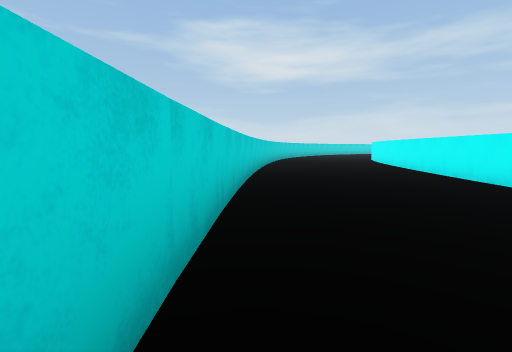
view 1 (above)

24 first-person views from a walk through a scene from a Unity 3-D project. The camera is 1.5 m above the floor, tilts 6° down and sees 85° across. The floor is counted in squares, 2 m on a side. Each view is taken from the middle of a square. On the plan, view 1 faces up. The plan holds only what a view shows up to about 10 squares ahead; the rest is blank. The place goes on beyond the plan.

view 2
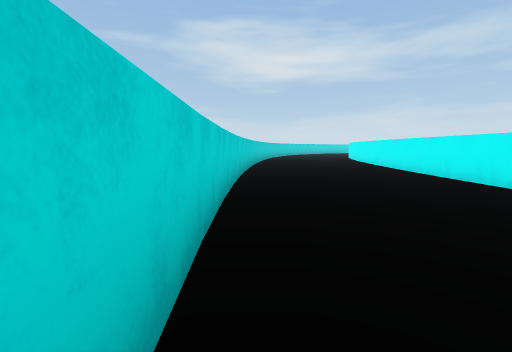

view 3
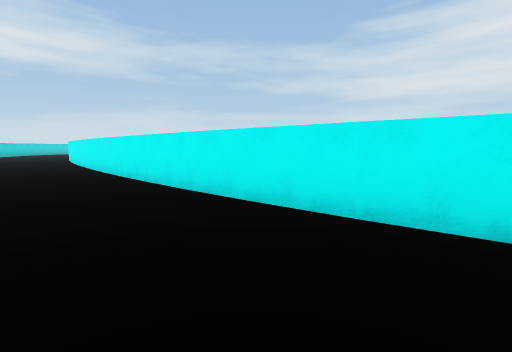

view 4
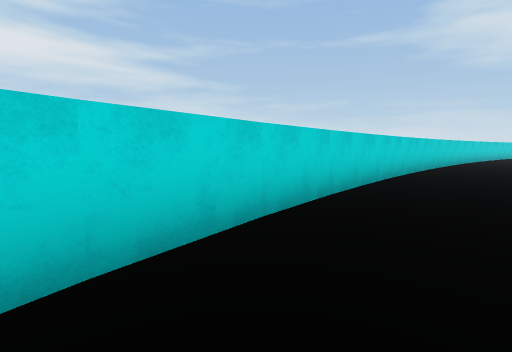

view 5
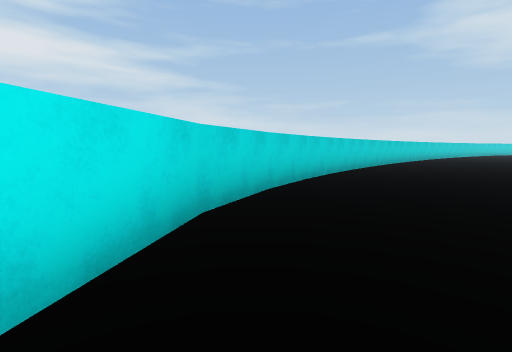

view 6
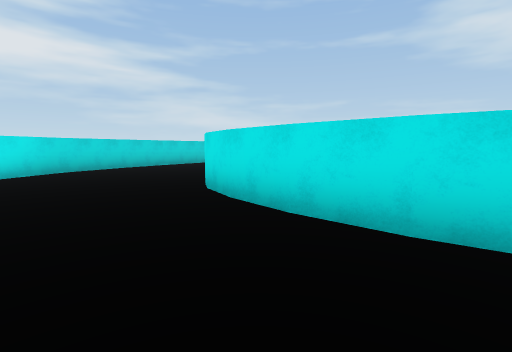

view 7
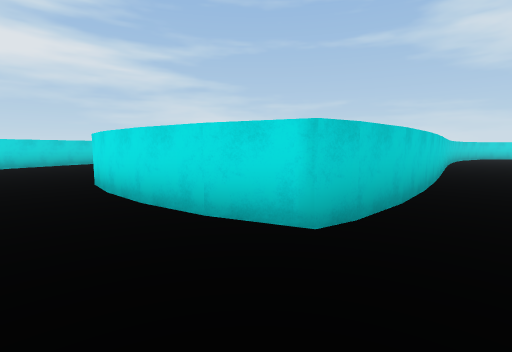

view 8
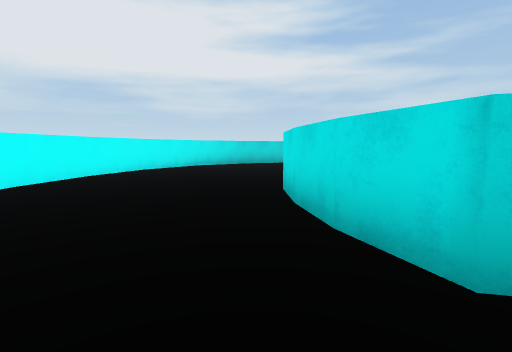

view 9
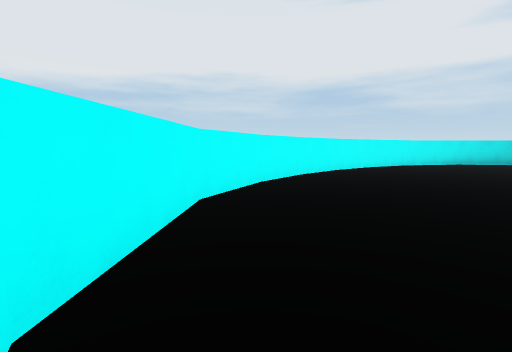

view 10
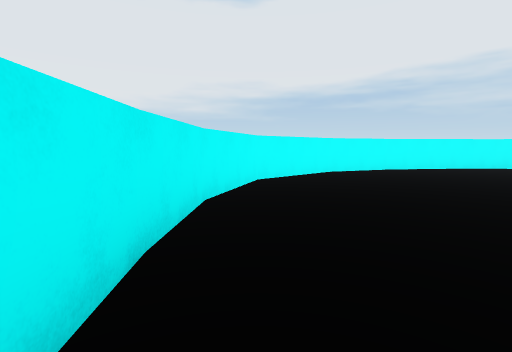

view 11
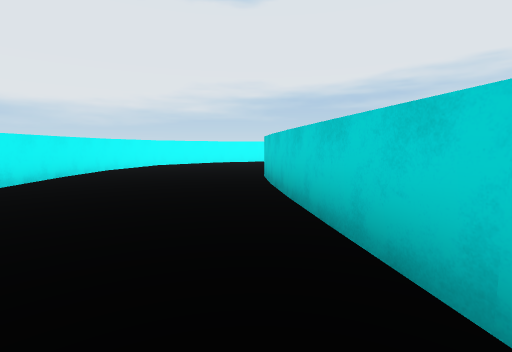

view 12
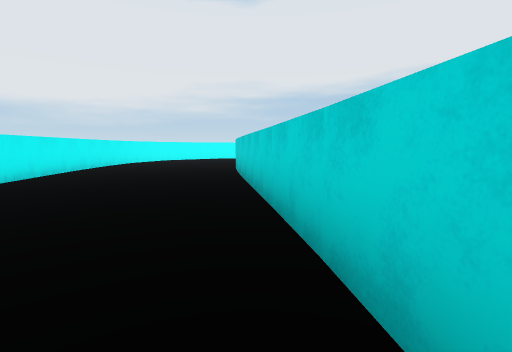

view 13
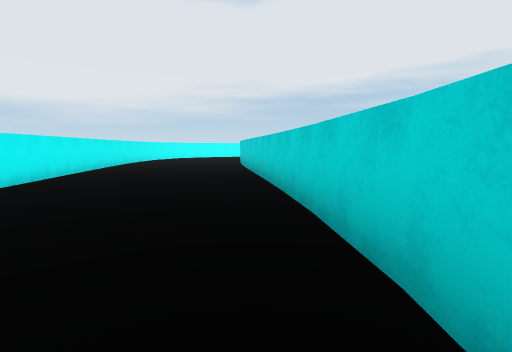

view 14
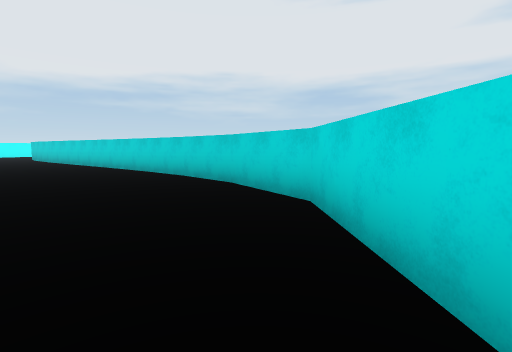

view 15
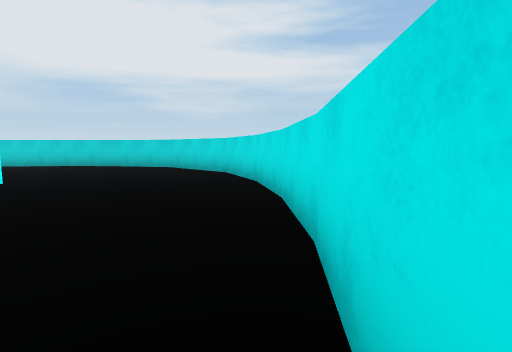

view 16
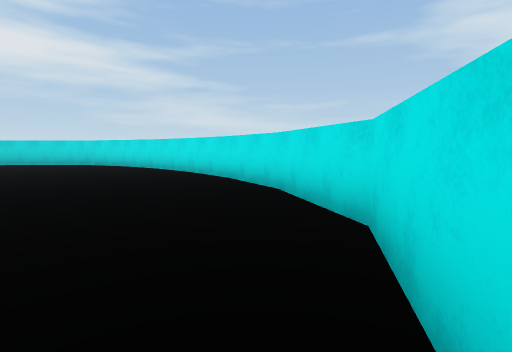

view 17
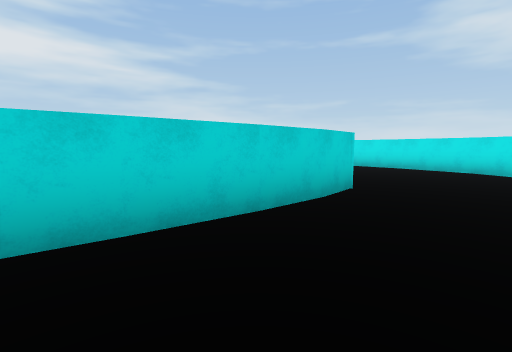

view 18
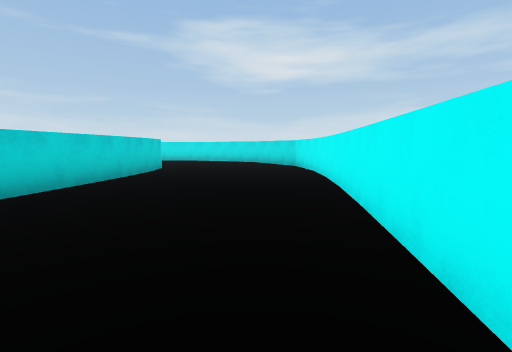

view 19
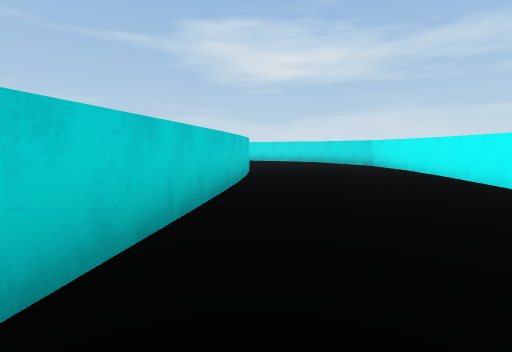

view 20
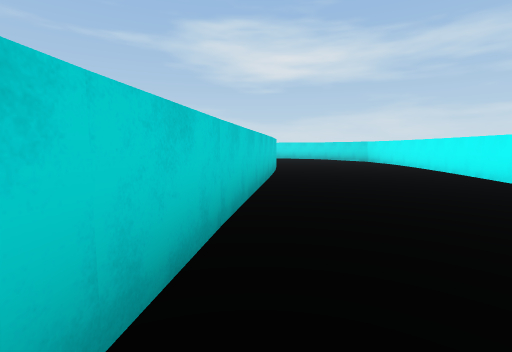

view 21
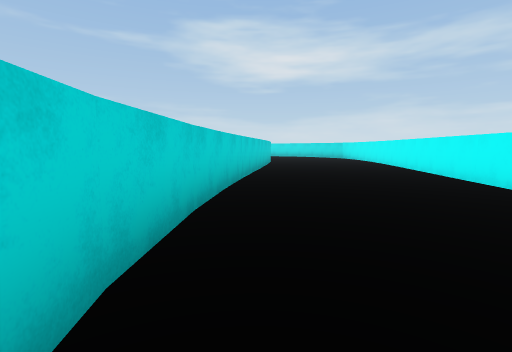

view 22
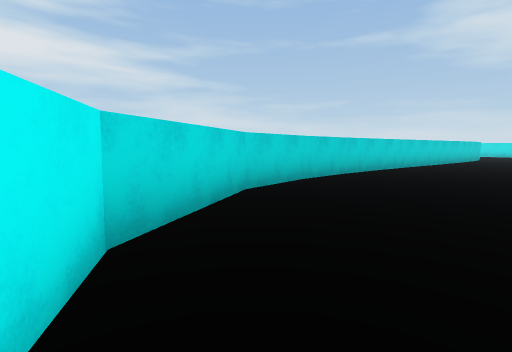

view 23
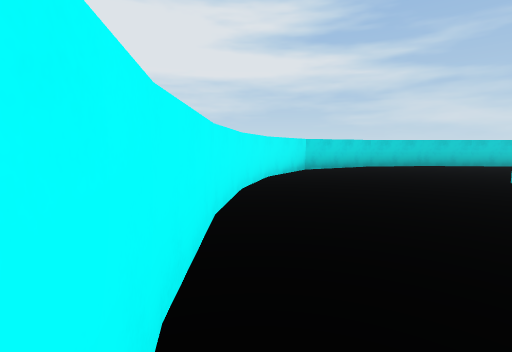

view 24
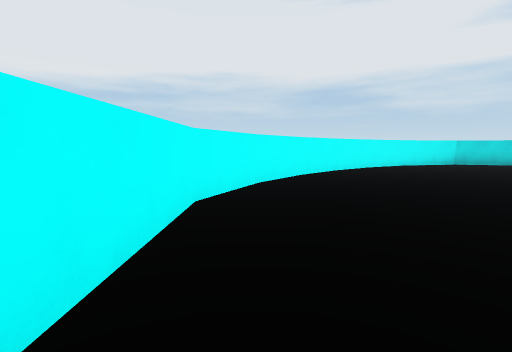

### Floor plan
Points are (right, up) in squares from view 1. A wall is a line through its corners. A room is listed if a view was taken in it or the views show most of it. See-through windows are left out.
Room 1 (views 1, 2, 3, 4, 5, 6, 7, 8, 9, 10, 11, 12, 13, 14, 15, 16, 17, 18, 19, 20, 21, 22, 23, 24)
walls: (17.5, -5.5) (16.7, 0); (21.6, -4.3) (21.1, -9.7); (12.5, -6.1) (12.7, -7.7); (17.8, -9) (17.6, -5.4); (12.5, -7.6) (12.7, -9.1); (12.8, -8.9) (12.8, -10.3) (12.6, -10.9) (11.4, -11.3); (21.2, -9.5) (21.4, -11.7) (22.8, -14.4) (25.1, -15.7); (17.7, -11) (17.8, -8.9); (11.6, -11.3) (10.2, -11.5); (22.9, 3.3) (21.7, -4.5); (11.1, 3.7) (12.4, -6.2); (26.5, -6.1) (27.9, 3); (10.3, -11.5) (9, -11.5); (9.1, -11.5) (7.8, -11.4); (11.2, 5.6) (11.2, 3.6); (22.7, 5.8) (22.8, 4.7) (22.8, 3.3); (7.9, -11.4) (6.8, -11.1); (4.9, -6) (4.4, -1.7); (6.9, -11.1) (6.3, -10.8); (4.5, -1.8) (4.7, 7.6); (27.8, 2.9) (27.8, 4.9); (12.7, -16.1) (14.8, -15.3) (16.9, -13.4) (17.7, -10.8); (27.8, 4.7) (27.6, 6.1); (10.7, -16.5) (12.8, -16.1); (24.9, -15.7) (27.1, -16.3); (8.7, -16.5) (10.8, -16.5); (27, 7.7) (25.9, 9.6) (23.8, 10.8) (21.7, 11.3); (26.9, -16.2) (29.1, -16.5); (19.9, 11.5) (17.9, 11.4) (16, 11) (13.9, 10.1) (11.8, 7.8) (11.2, 5.4); (6.8, -16.3) (8.9, -16.5); (21.9, 11.3) (19.8, 11.5); (4.9, 7.5) (5.2, 10.1); (4.7, -15.6) (6.9, -16.3); (3.9, -15) (4.8, -15.6); (28.8, -16.5) (31, -16.4); (-0.3, -5.2) (0.6, -10.5); (0.7, -10.4) (1.4, -12.2); (1.3, -12.1) (2.5, -14); (30.8, -16.4) (32.8, -16.1) (34.9, -15.3) (37.1, -13.1); (-0.4, 4.8) (-0.5, -5.2); (-0.1, 8) (-0.3, 4.8)

Positions as (right, up) in squares from view 1, and headings:
1: (0, 0), facing up
2: (0, -4), facing up
3: (2, -6), facing up-right
4: (2, -9), facing up-left
5: (4, -14), facing up-left
6: (11, -14), facing up-left
7: (14, -13), facing up-left
8: (14, -12), facing left
9: (17, -12), facing down-left
10: (17, -7), facing down
11: (13, -2), facing down
12: (12, 2), facing down
13: (12, 5), facing down
14: (15, 10), facing down-left
15: (22, 11), facing left
16: (27, 7), facing up-left
17: (25, 1), facing up-left
18: (26, -4), facing up
19: (23, -4), facing up
20: (22, -7), facing up
21: (22, -11), facing up
22: (25, -15), facing up-left
23: (32, -16), facing left
24: (37, -12), facing down-left
